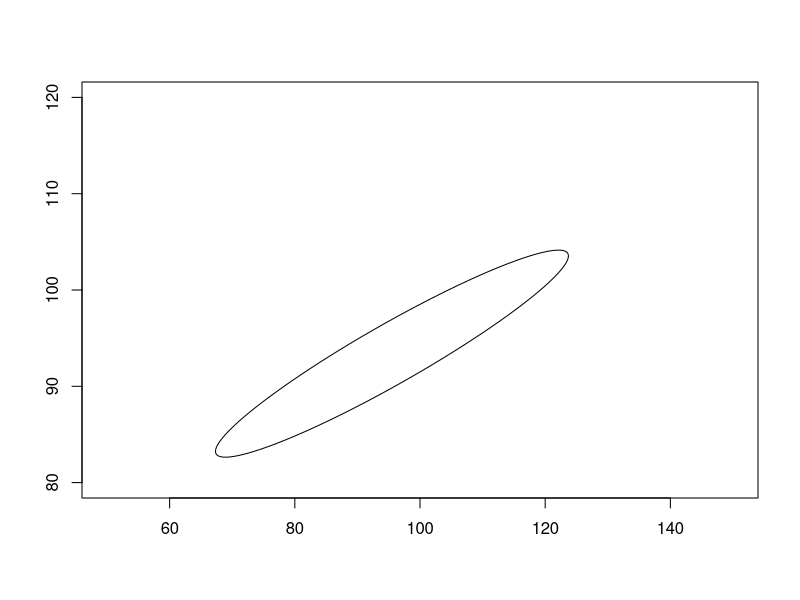
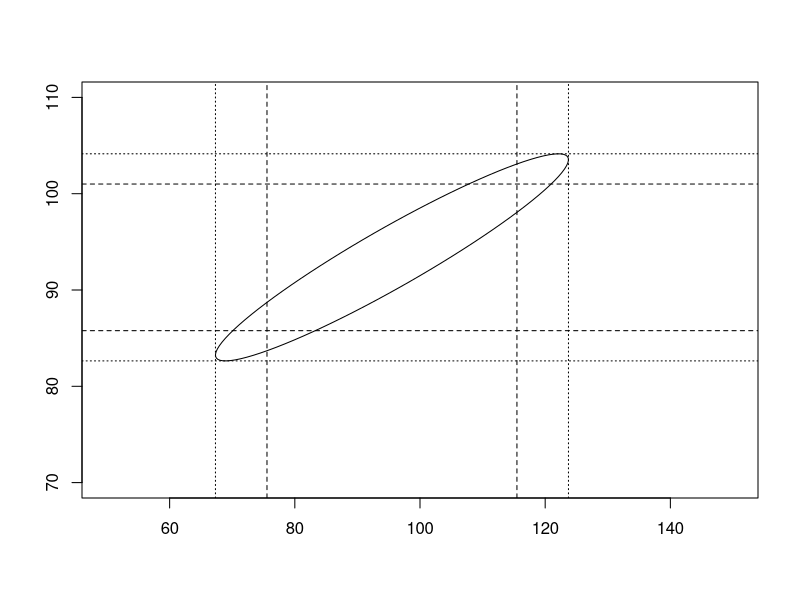

Recreate these plots in R, in order.
## ---- chunk 1
knitr::opts_chunk$set(echo = TRUE)
## ---- chunk 2
X1 = cbind(c(3, 4, 5, 4), c(6, 4, 7, 7))
X1 = data.frame(X1)

x1_mu = colMeans(X1)
x1_mu
## ---- chunk 3
x1_sigma = cov(X1) * (nrow(X1) - 1)/nrow(X1)
x1_sigma
## ---- chunk 4
X2 = cbind(c(2, 8, 6, 8), c(12, 9, 9, 10))
X2 = data.frame(X2)
## ---- chunk 5
m0 = c(7, 11)
mu = colMeans(X2)
n = nrow(X2)

# recuerde que r usa la versión incesgada (1/n-1)
s = cov(X2)* ((n-1)/(n)) 

t_calc = n*rbind(mu - m0) %*% solve( s ) %*% t(rbind(mu - m0))
t_calc
## ---- chunk 6
n = nrow(X2)
p = ncol(X2)

alpha = 0.05
t_val = qf(p = 1- (alpha/2), df1 = p, df2 = n-p, lower.tail = FALSE) * ((n-1)*p)/(n-p)

abs(t_calc) > t_val
## ---- chunk 7
sigma_g1 = (3/4) * cov(X2)
s11 = 1/4*((2-7)+(8-7)+(6-7)+(8-7))^2
s22 = 1/4*((12-11)+(9-11)+(9-11)+(10-11))^2
s12 = 1/4*(2-7)*(12-11)+(8-7)*(9-11)+(6-7)*(9-11)+(8-7)*(10-11)
s21 = s12
sigma_m0 = rbind(c(s11,s12),c(s21,s22))

Lambda = (det(sigma_g1)/det(sigma_m0))^2
Lambda
## ---- chunk 8
T2 = 3*((1/sqrt(Lambda))-1)
T2
## ---- chunk 9
S = matrix(c(3266.46, 1343.97, 731.54, 1175.50, 162.68, 238.37,
             1343.97, 721.91, 324.25, 537.35, 80.17, 117.73,
             731.54, 324.25, 179.28, 281.17, 39.15, 56.80,
             1175.50, 537.35, 281.17, 474.98, 63.73, 94.85,
             162.68, 80.17, 39.15, 63.73, 9.95, 13.88,
             238.37, 117.73, 56.80, 94.85, 13.88, 21.26),byrow=FALSE,ncol=6)

x_barra = matrix(c(95.52, 164.38, 55.69, 93.39, 17.98, 31.13), byrow = FALSE, ncol = 6) 

p = ncol(S)
n = 61

## ---- chunk 10
a = matrix(c(1, 0, 0, 0, 0, 0,
             0, 1, 0, 0, 0, 0,
             0, 0, 1, 0, 0, 0,
             0, 0, 0, 1, 0, 0,
             0, 0, 0, 0, 1, 0,
             0, 0, 0, 0, 0, 1),byrow=FALSE,ncol=6)

alpha = 0.05

#*t(a1)%*%S%*%a1)

ui = c()
li = c()
for (i in 1:nrow(a)){
  ui <- append(ui, x_barra[i] + sqrt((p*(n-1))/(n*(n-p))*qf(1-alpha,p,n-p)*t(a[i,])%*%S%*%a[i,]))
  
  li <- append(li, x_barra[i] - sqrt((p*(n-1))/(n*(n-p))*qf(1-alpha,p,n-p)*t(a[i,])%*%S%*%a[i,]))
  
}

ui
li
## ---- chunk 11
x1 = c(3266.46, 1343.97, 731.54, 1175.50, 162.68, 238.37) 
x2 = c(1343.97, 721.91, 324.25, 537.35, 80.17, 117.73)
x3 = c(731.54, 324.25, 179.28, 281.17, 39.15, 56.80) 
x4 = c(1175.50, 537.35, 281.17, 474.98, 63.73, 94.85) 
x5 = c(162.68, 80.17, 39.15, 63.73, 9.95, 13.88) 
x6 = c(238.37, 117.73, 56.80, 94.85, 13.88, 21.26) 

S = data.frame(x1, x2, x3, x4, x5, x6)
S
## ---- chunk 12
sub_s = matrix( c(S[1,1], S[4,1], S[1,4], S[4,4]), ncol = 2, nrow = 2)
eigen_decomp = eigen(sub_s) 

#atan(y/x) = theta
angle = atan(eigen_decomp$vectors[2,1]/eigen_decomp$vectors[1,1])
angle
## ---- chunk 13
install.packages("plotrix")
## ---- chunk 14
library(plotrix)
#media del peso y de la cintura
means = c(95.52, 93.39) 

#número de mediciones
n = 61

#número de variables
p = 6
alpha = 0.05

#recuerde que las longitudes de los semiejes se calculan como:
# sqrt(lambda_i) * sqrt( (p*(n-1))/(n*(n-p)) * F(alpha, p,n-p) )
# donde n es el numero de mediciones, p el numero de variables

len1 <- sqrt( eigen_decomp$values[1] )*sqrt( (p*(n-1))/(n*(n-p))* qf(1-alpha,p,n-p) ) 
len2 <- sqrt( eigen_decomp$values[2] )*sqrt( (p*(n-1))/(n*(n-p))*qf(1-alpha,p,n-p) )

lengths <- c(len1, len2)
lengths
## ---- chunk 15
plot(0, pch='',ylab='',xlab='',xlim=c(50,150),ylim=c(80,120))
draw.ellipse(x=means[1],y=means[2], a=lengths[1], b=lengths[2], angle=angle,deg=FALSE)
## ---- chunk 16
m = 6

t_bon = qt(1-alpha/(2*m),df=n-1)

ui_b = c()
li_b = c()

for (i in 1:nrow(a)){
  ui_b <- append(ui_b, x_barra[i] + t_bon * sqrt(S[i,i]/n))
  li_b <- append(li_b, x_barra[i] - t_bon * sqrt(S[i,i]/n))
}

ui_b 
li_b
## ---- chunk 17
plot(0,pch='',ylab='',xlab='',xlim=c(50,150),ylim=c(70,110))
draw.ellipse(x=x_barra[1],y=x_barra[4],a=lengths[1],b=lengths[2],angle=angle,deg=FALSE)

abline(v=li[1],lty=3);abline(v=ui[1],lty=3)
abline(h=li[4],lty=3);abline(h=ui[4],lty=3)


abline(v=li_b[1],lty=2);abline(v=ui_b[1],lty=2)
abline(h=li_b[4],lty=2);abline(h=ui_b[4],lty=2)

